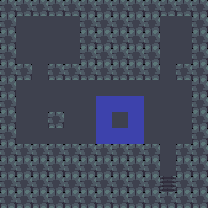

Below is a game level as drawn by its tile map, then a one-line description and the .tmx file that defines it, in full:
An orthogonal 13x13 tile map with 16x16 px tiles, 1 tile layer (terrain) and 10 objects.

<map version="1.10" tiledversion="1.11.2" orientation="orthogonal" renderorder="right-down" width="13" height="13" tilewidth="16" tileheight="16" infinite="0" nextlayerid="3" nextobjectid="11">
 <properties>
  <property name="name" value="Pick a Door" />
  <property name="author" value="moineau" />
  <property name="initialKeys" type="int" value="1" />
  <property name="goldMoves" type="int" value="47" />
  <property name="goldTime" type="float" value="11.7" />
  <property name="platinumMoves" type="int" value="43" />
 </properties>
 <tileset firstgid="1" source="tileset.tsx" />
 <layer id="1" name="terrain" width="13" height="13">
  <data encoding="csv">
4,4,4,4,4,4,4,4,4,4,4,4,4,
4,1,1,1,1,4,4,4,4,4,1,1,4,
4,1,1,1,1,4,4,4,4,4,1,1,4,
4,1,1,1,1,4,4,4,4,4,1,1,4,
4,4,1,4,4,4,4,4,4,4,1,4,4,
4,1,1,1,1,1,1,1,1,1,1,1,4,
4,1,1,1,1,1,3,3,3,1,1,1,4,
4,1,1,4,1,1,3,1,3,1,1,1,4,
4,1,1,1,1,1,3,3,3,1,1,1,4,
4,4,4,4,4,4,4,4,4,4,1,4,4,
4,4,4,4,4,4,4,4,4,4,1,4,4,
4,4,4,4,4,4,4,4,4,4,5,4,4,
4,4,4,4,4,4,4,4,4,4,4,4,4
</data>
 </layer>
 <objectgroup id="2" name="objects">
  <object id="1" gid="6" x="16" y="96" width="16" height="16" />
  <object id="2" gid="9" x="32" y="32" width="16" height="16" />
  <object id="3" gid="9" x="48" y="48" width="16" height="16" />
  <object id="4" gid="9" x="176" y="48" width="16" height="16" />
  <object id="5" gid="7" x="16" y="64" width="16" height="16" />
  <object id="6" gid="8" x="32" y="80" width="16" height="16" />
  <object id="7" gid="8" x="160" y="80" width="16" height="16" />
  <object id="8" gid="7" x="112" y="128" width="16" height="16" />
  <object id="9" gid="8" x="160" y="160" width="16" height="16" />
  <object id="10" gid="8" x="160" y="176" width="16" height="16" />
 </objectgroup>
</map>
